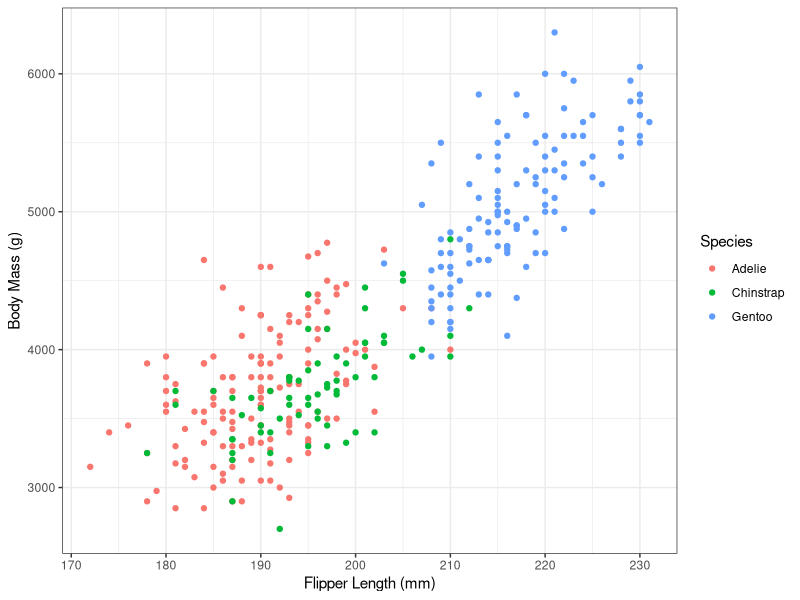
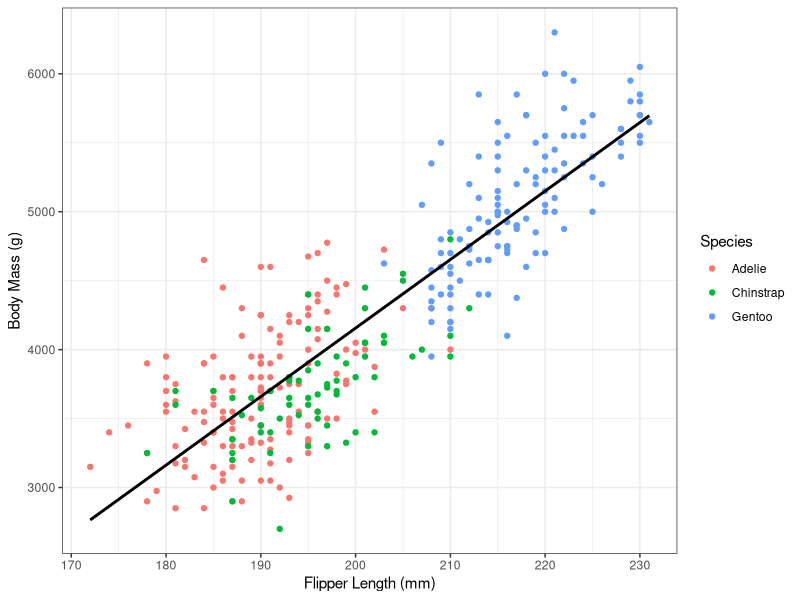
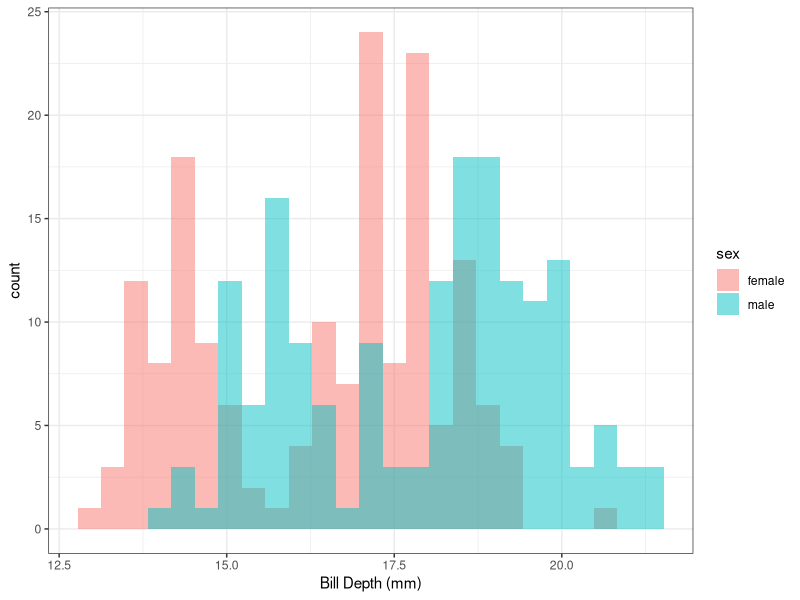
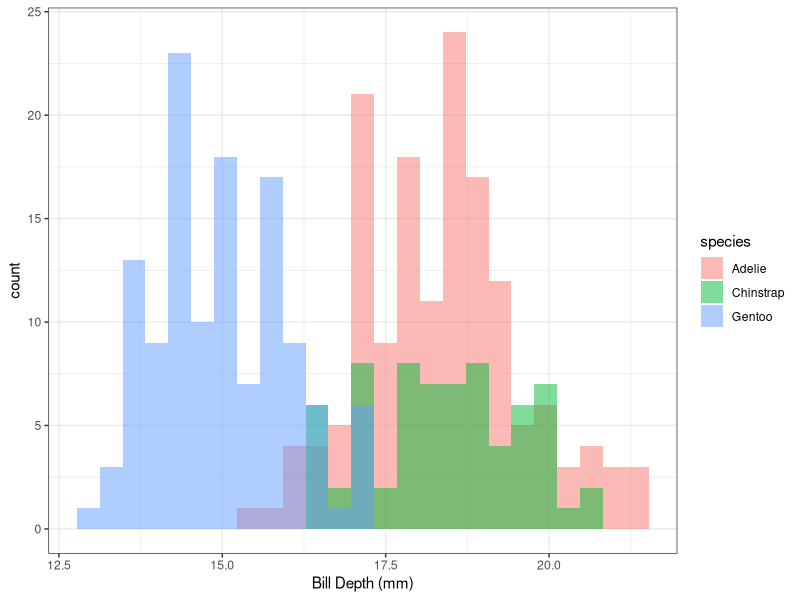
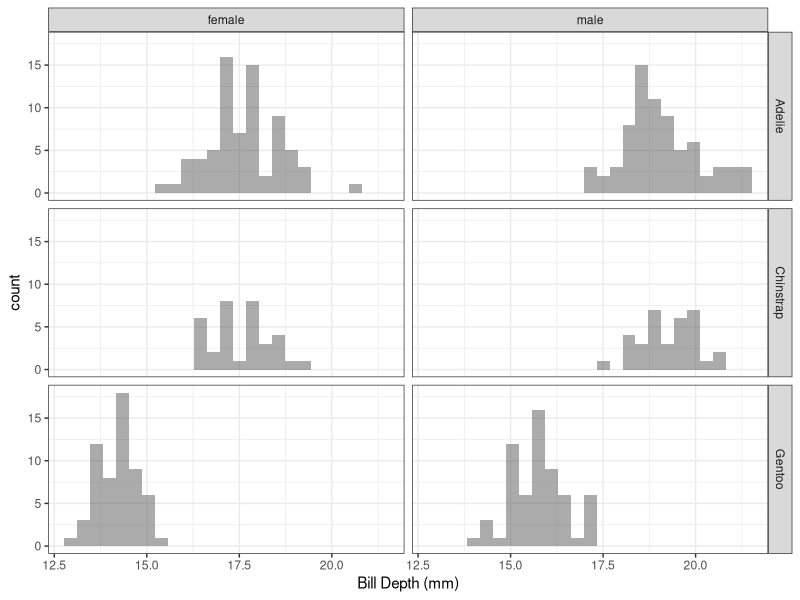
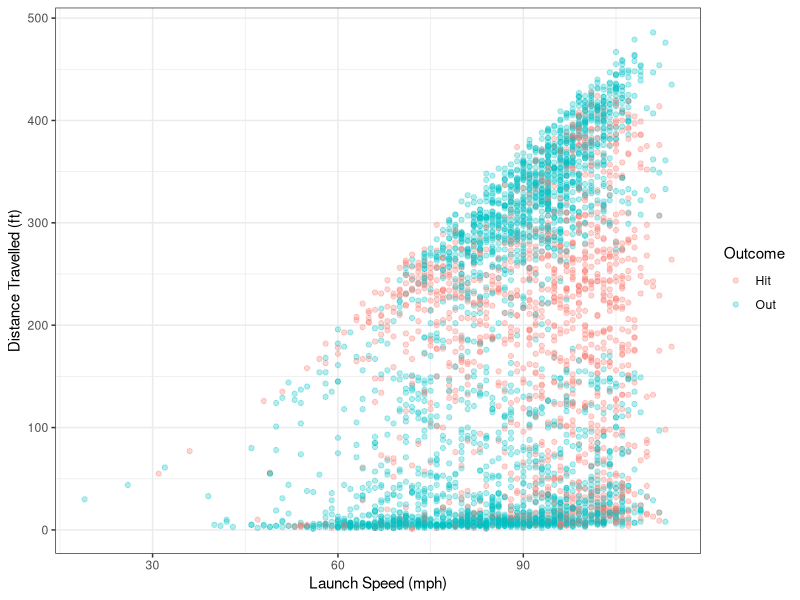
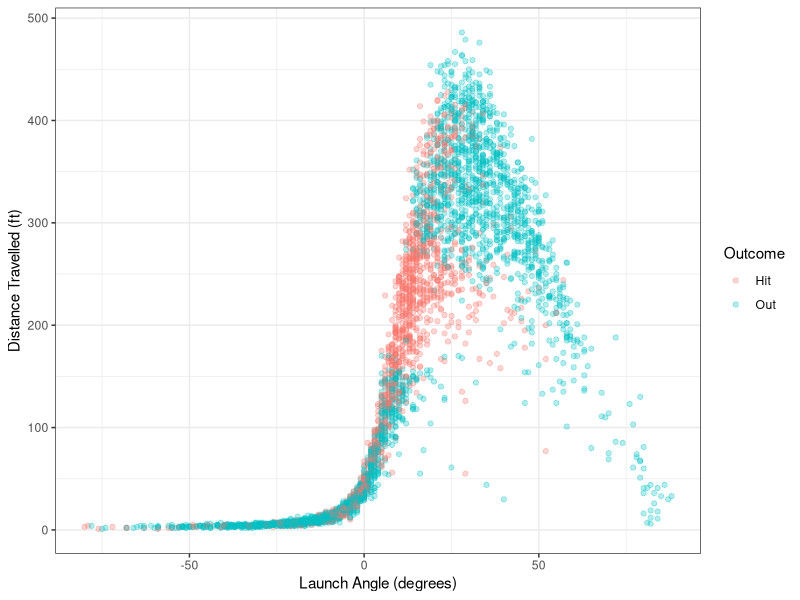
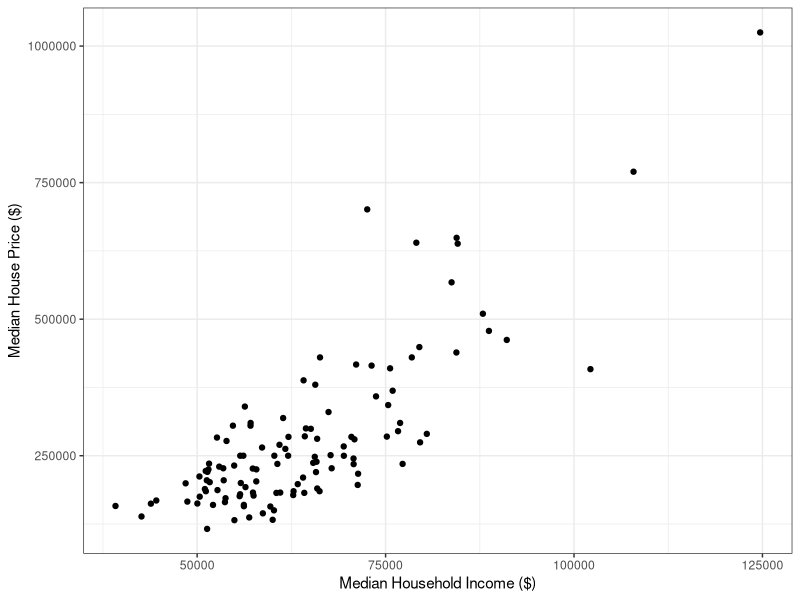

R code for these plots, in order:
## ---- chunk 1
library(ggplot2)
library(dplyr)
library(readr)
library(palmerpenguins)
## ---- chunk 2
g_penguin_flip_mass <- penguins %>%
  rename(Species=species) %>%
  filter(!is.na(body_mass_g)) %>%
  ggplot(aes(x=flipper_length_mm,
           y=body_mass_g)) +
  theme_bw() + 
  geom_point(aes(col=Species)) +
    xlab("Flipper Length (mm)") +
    ylab("Body Mass (g)")
g_penguin_flip_mass
## ---- chunk 3
g_penguin_flip_mass_lm <- g_penguin_flip_mass +
  geom_smooth(se=FALSE, method="lm", col="black")
g_penguin_flip_mass_lm
## ---- chunk 4
penguins %>%
  filter(!is.na(sex)) %>%
ggplot(aes(x=bill_depth_mm,
                        fill=sex)) + 
  theme_bw() + 
  geom_histogram(alpha=0.5, position="identity", bins=25) +
    xlab("Bill Depth (mm)")
## ---- chunk 5
penguins %>%
  # filter(!is.na(sex)) %>%
ggplot(aes(x=bill_depth_mm,
                        fill=species)) + 
  theme_bw() + 
  geom_histogram(alpha=0.5, position="identity", bins=25) +
    xlab("Bill Depth (mm)")
## ---- chunk 6
penguins %>%
  filter(!is.na(sex)) %>%
ggplot(aes(x=bill_depth_mm)) + 
  theme_bw() + 
  facet_grid(species~sex) + 
  geom_histogram(alpha=0.5, position="identity", bins=25) +
    xlab("Bill Depth (mm)")
## ---- chunk 7
bb <- read_csv("data/rockies_hits_2019.csv")
bb <- bb %>%
  mutate(events=factor(events, levels=c("single", "double", "triple", "home_run"))) %>%
  mutate(Outcome=factor(hit, levels=c(T, F), labels=c("Hit", "Out")))
## ---- chunk 8
g_bb_lspeed_hitdist <- bb %>%
  filter(!is.na(launch_speed)) %>%
  ggplot() + theme_bw() + 
  geom_point(aes(x=launch_speed, y=hit_distance, col=Outcome), alpha=0.3) +
  xlab("Launch Speed (mph)") +
  ylab("Distance Travelled (ft)")
g_bb_lspeed_hitdist
## ---- chunk 9
g_bb_langle_hitdist <- bb %>%
  filter(!is.na(launch_speed)) %>%
  ggplot() + theme_bw() + 
  geom_point(aes(x=launch_angle, y=hit_distance, col=Outcome), alpha=0.3) +
  xlab("Launch Angle (degrees)") +
  ylab("Distance Travelled (ft)")
g_bb_langle_hitdist
## ---- chunk 10
housing_inc <- read_csv("data/housing_income.csv")
housing_inc <- subset(housing_inc, !is.na(median_income))
## ---- chunk 11
gg_housing_inc <- ggplot(housing_inc, aes(x=median_income,
                 y=median_sale_price)) + theme_bw() + 
  geom_point() +
  ylab("Median House Price ($)") +
  xlab("Median Household Income ($)")
gg_housing_inc
